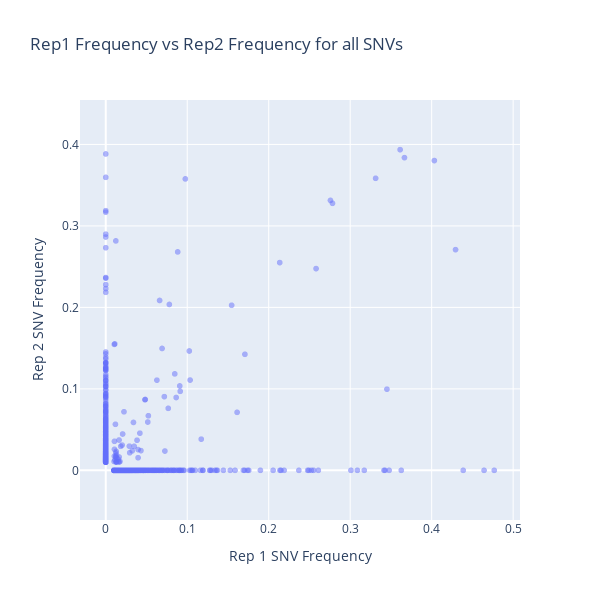

Notebook source saved alongside this figure:
### Code cell
# Scatter plot of rep1_freq vs rep2_freq
fig = px.scatter(vars, 
                 x="Frequency_1", 
                 y="Frequency_2", 
                 title="Rep1 Frequency vs Rep2 Frequency for all SNVs",
                 labels={"Frequency_1": "Rep 1 SNV Frequency", "Frequency_2": "Rep 2 SNV Frequency"},
                 opacity=0.5,
                 hover_data=["sample_var"])

fig.update_layout(
    width=600,  # Set width
    height=600,  # Set height (same as width for square shape)
    xaxis=dict(scaleanchor="y")  # Ensures 1:1 aspect ratio
)

# Show the plot
fig.show()
# fig.savefig("seq/analysis/figures/rep1_rep2_freq_SNVs.pdf", bbox_inches='tight', dpi=300)
# fig.write_image("seq/analysis/figures/rep1_rep2_freq_SNVs.pdf")

### Figure 1 — Plotly figure (JSON) as saved in the notebook; plotly's stock layout.template omitted (floating-point values rounded to 4 significant figures; data arrays with more than 128 entries replaced by an {"elided": "..."} marker saying what was removed)
{"data": [{"customdata": {"elided": "2091x1 str values"}, "hovertemplate": "Rep 1 SNV Frequency=%{x}<br>Rep 2 SNV Frequency=%{y}<br>sample_var=%{customdata[0]}<extra></extra>", "legendgroup": "", "marker": {"color": "#636efa", "opacity": 0.5, "symbol": "circle"}, "mode": "markers", "name": "", "showlegend": false, "type": "scattergl", "x": {"elided": "2091 float values"}, "xaxis": "x", "y": {"elided": "2091 float values"}, "yaxis": "y"}], "layout": {"height": 600, "legend": {"tracegroupgap": 0}, "title": {"text": "Rep1 Frequency vs Rep2 Frequency for all SNVs"}, "width": 600, "xaxis": {"anchor": "y", "domain": [0, 1], "scaleanchor": "y", "title": {"text": "Rep 1 SNV Frequency"}}, "yaxis": {"anchor": "x", "domain": [0, 1], "title": {"text": "Rep 2 SNV Frequency"}}}}
